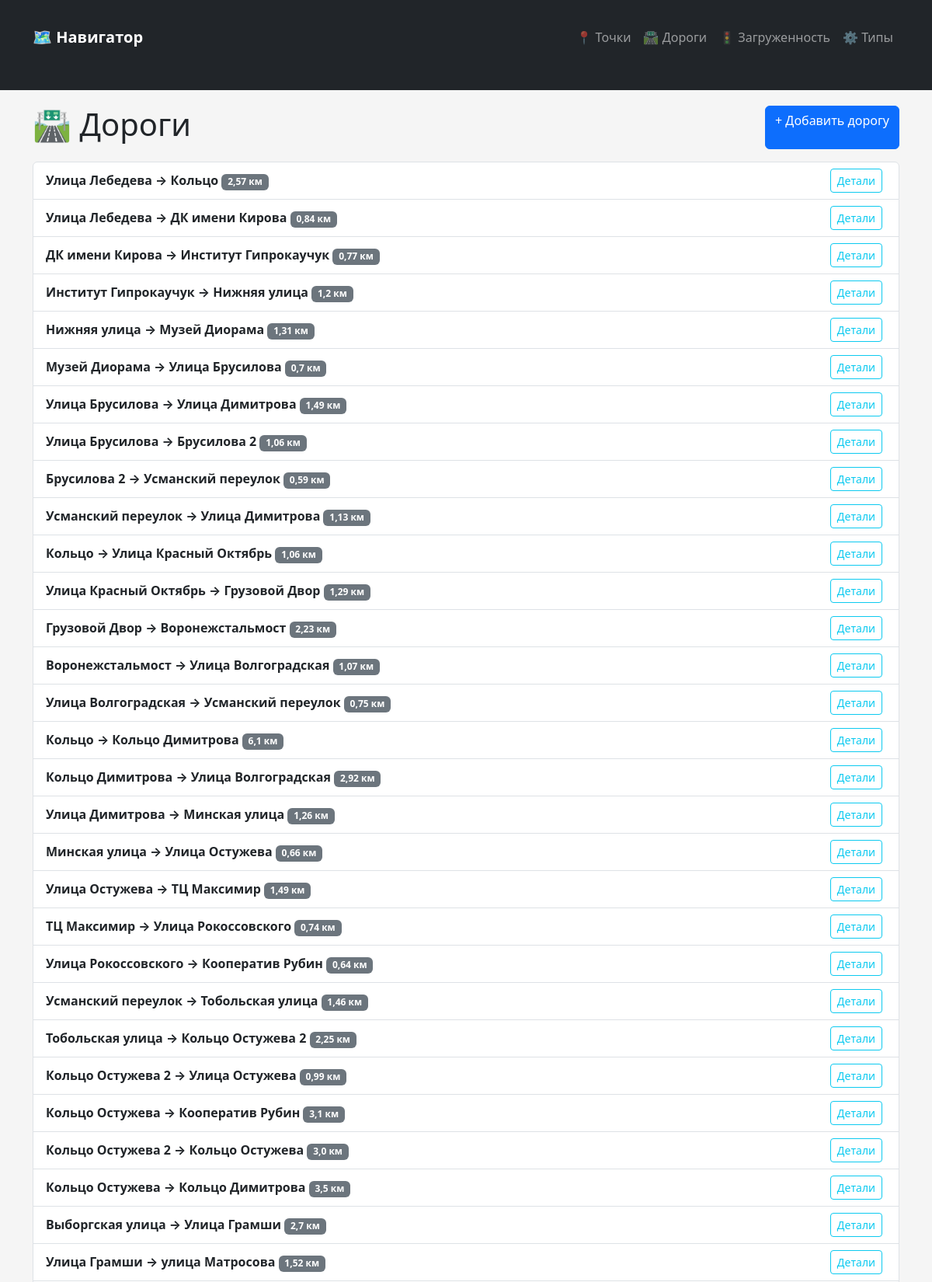
The page /roads/ (upper part) on the database its author committed.
### traffic/models.py (models this page shows, shortened)
class RoadSegment(models.Model):
    point_a = models.ForeignKey(Location, on_delete=models.CASCADE, related_name='road_segment_start', verbose_name="Точка А")
    point_b = models.ForeignKey(Location, on_delete=models.CASCADE, related_name='road_segment_end', verbose_name="Точка B")
    distance_km = models.FloatField(verbose_name="Расстояние (км)")
    class Meta:
        verbose_name = 'Отрезок пути'
        verbose_name_plural = 'Отрезки пути'
        unique_together = ('point_a', 'point_b')

class Location(models.Model):
    name = models.CharField(max_length=100, verbose_name="Название")
    latitude = models.FloatField(verbose_name="Широта")
    longitude = models.FloatField(verbose_name="Долгота")
    class Meta:
        verbose_name = 'Населённый пункт'
        verbose_name_plural = 'Населённые пункты'
        unique_together = ('latitude', 'longitude')

### traffic/views.py (the view, shortened to what this page needs)
    def handler(request, pk=None):
        queryset = model.objects.all()
        if model == RoadSegment:
            queryset = queryset.select_related('point_a', 'point_b')
        elif model == Traffic:
            queryset = queryset.select_related('road_segment', 'congestion_type')
        elif model == Location:
            queryset = queryset.order_by('name')
        return render(request, f'traffic/list_{template_base}s.html', {f'{template_base}s': queryset})

### traffic/views.py (called while the page is built, shortened)
def create_crud_handler(model, form_class, template_base, serialize_func=None):
    def handler(request, pk=None):
        queryset = model.objects.all()
        if model == RoadSegment:
            queryset = queryset.select_related('point_a', 'point_b')
        elif model == Traffic:
            queryset = queryset.select_related('road_segment', 'congestion_type')
        elif model == Location:
            queryset = queryset.order_by('name')
        return render(request, f'traffic/list_{template_base}s.html', {f'{template_base}s': queryset})
    return handler

### traffic/templates/traffic/list_roads.html (shortened to what this page needs)
{% extends 'traffic/layout.html' %}
{% block content %}
<div class="d-flex justify-content-between mb-3">
    <h1>🛣️ Дороги</h1>
    <a href="{% url 'road_create' %}" class="btn btn-primary">+ Добавить дорогу</a>
</div>
{% if roads %}
    <div class="list-group">
        {% for road in roads %}
        <div class="list-group-item d-flex justify-content-between align-items-center">
            <div>
                <strong>{{ road.point_a.name }} → {{ road.point_b.name }}</strong>
                <span class="badge bg-secondary">{{ road.distance_km }} км</span>
            </div>
            <a href="{% url 'road_detail' road.id %}" class="btn btn-sm btn-outline-info">Детали</a>
        </div>
        {% endfor %}
    </div>
{% else %}
    <div class="alert alert-warning">Нет дорог</div>
{% endif %}
{% endblock %}

### traffic/templates/traffic/layout.html (style rules this page uses)
body { background-color: #f5f5f5; }
.btn-sm { margin-right: 5px; }

### rows shown on the page
RoadSegment: point_a.name "Улица Лебедева", point_b.name "Кольцо", distance_km "2,57"
RoadSegment: point_a.name "Улица Лебедева", point_b.name "ДК имени Кирова", distance_km "0,84"
RoadSegment: point_a.name "ДК имени Кирова", point_b.name "Институт Гипрокаучук", distance_km "0,77"
RoadSegment: point_a.name "Институт Гипрокаучук", point_b.name "Нижняя улица", distance_km "1,2"
RoadSegment: point_a.name "Нижняя улица", point_b.name "Музей Диорама", distance_km "1,31"
RoadSegment: point_a.name "Музей Диорама", point_b.name "Улица Брусилова", distance_km "0,7"
RoadSegment: point_a.name "Улица Брусилова", point_b.name "Улица Димитрова", distance_km "1,49"
RoadSegment: point_a.name "Улица Брусилова", point_b.name "Брусилова 2", distance_km "1,06"
RoadSegment: point_a.name "Брусилова 2", point_b.name "Усманский переулок", distance_km "0,59"
RoadSegment: point_a.name "Усманский переулок", point_b.name "Улица Димитрова", distance_km "1,13"
RoadSegment: point_a.name "Кольцо", point_b.name "Улица Красный Октябрь", distance_km "1,06"
RoadSegment: point_a.name "Улица Красный Октябрь", point_b.name "Грузовой Двор", distance_km "1,29"
RoadSegment: point_a.name "Грузовой Двор", point_b.name "Воронежстальмост", distance_km "2,23"
RoadSegment: point_a.name "Воронежстальмост", point_b.name "Улица Волгоградская", distance_km "1,07"
RoadSegment: point_a.name "Улица Волгоградская", point_b.name "Усманский переулок", distance_km "0,75"
RoadSegment: point_a.name "Кольцо", point_b.name "Кольцо Димитрова", distance_km "6,1"
RoadSegment: point_a.name "Кольцо Димитрова", point_b.name "Улица Волгоградская", distance_km "2,92"
RoadSegment: point_a.name "Улица Димитрова", point_b.name "Минская улица", distance_km "1,26"
RoadSegment: point_a.name "Минская улица", point_b.name "Улица Остужева", distance_km "0,66"
RoadSegment: point_a.name "Улица Остужева", point_b.name "ТЦ Максимир", distance_km "1,49"
RoadSegment: point_a.name "ТЦ Максимир", point_b.name "Улица Рокоссовского", distance_km "0,74"
RoadSegment: point_a.name "Улица Рокоссовского", point_b.name "Кооператив Рубин", distance_km "0,64"
RoadSegment: point_a.name "Усманский переулок", point_b.name "Тобольская улица", distance_km "1,46"
RoadSegment: point_a.name "Тобольская улица", point_b.name "Кольцо Остужева 2", distance_km "2,25"
RoadSegment: point_a.name "Кольцо Остужева 2", point_b.name "Улица Остужева", distance_km "0,99"
RoadSegment: point_a.name "Кольцо Остужева", point_b.name "Кооператив Рубин", distance_km "3,1"
RoadSegment: point_a.name "Кольцо Остужева 2", point_b.name "Кольцо Остужева", distance_km "3,0"
RoadSegment: point_a.name "Кольцо Остужева", point_b.name "Кольцо Димитрова", distance_km "3,5"
RoadSegment: point_a.name "Выборгская улица", point_b.name "Улица Грамши", distance_km "2,7"
RoadSegment: point_a.name "Улица Грамши", point_b.name "улица Матросова", distance_km "1,52"
